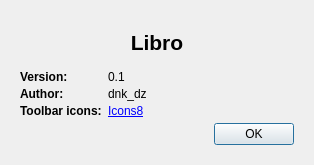
<?xml version="1.0" encoding="UTF-8"?>
<ui version="4.0">
 <class>AboutDialog</class>
 <widget class="QDialog" name="AboutDialog">
  <property name="geometry">
   <rect>
    <x>0</x>
    <y>0</y>
    <width>314</width>
    <height>165</height>
   </rect>
  </property>
  <property name="windowTitle">
   <string>About</string>
  </property>
  <layout class="QGridLayout" name="gridLayout">
   <property name="leftMargin">
    <number>20</number>
   </property>
   <property name="topMargin">
    <number>20</number>
   </property>
   <property name="rightMargin">
    <number>20</number>
   </property>
   <property name="bottomMargin">
    <number>20</number>
   </property>
   <property name="spacing">
    <number>0</number>
   </property>
   <item row="0" column="0">
    <layout class="QVBoxLayout" name="verticalLayout">
     <property name="spacing">
      <number>5</number>
     </property>
     <item>
      <widget class="QLabel" name="label_4">
       <property name="font">
        <font>
         <pointsize>16</pointsize>
         <weight>75</weight>
         <bold>true</bold>
        </font>
       </property>
       <property name="text">
        <string>Libro</string>
       </property>
       <property name="alignment">
        <set>Qt::AlignCenter</set>
       </property>
      </widget>
     </item>
     <item>
      <layout class="QFormLayout" name="formLayout">
       <property name="formAlignment">
        <set>Qt::AlignLeading|Qt::AlignLeft|Qt::AlignTop</set>
       </property>
       <property name="horizontalSpacing">
        <number>6</number>
       </property>
       <property name="verticalSpacing">
        <number>3</number>
       </property>
       <item row="0" column="0">
        <widget class="QLabel" name="label_3">
         <property name="font">
          <font>
           <weight>75</weight>
           <bold>true</bold>
          </font>
         </property>
         <property name="text">
          <string>Version:</string>
         </property>
        </widget>
       </item>
       <item row="0" column="1">
        <widget class="QLabel" name="labelVersion">
         <property name="sizePolicy">
          <sizepolicy hsizetype="Preferred" vsizetype="Maximum">
           <horstretch>0</horstretch>
           <verstretch>0</verstretch>
          </sizepolicy>
         </property>
         <property name="text">
          <string>0.1</string>
         </property>
        </widget>
       </item>
       <item row="1" column="0">
        <widget class="QLabel" name="label_5">
         <property name="font">
          <font>
           <weight>75</weight>
           <bold>true</bold>
          </font>
         </property>
         <property name="text">
          <string>Author:</string>
         </property>
        </widget>
       </item>
       <item row="1" column="1">
        <widget class="QLabel" name="label_8">
         <property name="sizePolicy">
          <sizepolicy hsizetype="Preferred" vsizetype="Maximum">
           <horstretch>0</horstretch>
           <verstretch>0</verstretch>
          </sizepolicy>
         </property>
         <property name="text">
          <string>dnk_dz</string>
         </property>
        </widget>
       </item>
       <item row="2" column="0">
        <widget class="QLabel" name="label_2">
         <property name="font">
          <font>
           <weight>75</weight>
           <bold>true</bold>
          </font>
         </property>
         <property name="text">
          <string>Toolbar icons:</string>
         </property>
        </widget>
       </item>
       <item row="2" column="1">
        <widget class="QLabel" name="label">
         <property name="text">
          <string>&lt;a href='https://icons8.com/'&gt;Icons8&lt;/a&gt;</string>
         </property>
         <property name="openExternalLinks">
          <bool>true</bool>
         </property>
        </widget>
       </item>
      </layout>
     </item>
     <item>
      <widget class="QDialogButtonBox" name="buttonBox">
       <property name="orientation">
        <enum>Qt::Horizontal</enum>
       </property>
       <property name="standardButtons">
        <set>QDialogButtonBox::Ok</set>
       </property>
      </widget>
     </item>
    </layout>
   </item>
  </layout>
 </widget>
 <resources/>
 <connections>
  <connection>
   <sender>buttonBox</sender>
   <signal>accepted()</signal>
   <receiver>AboutDialog</receiver>
   <slot>accept()</slot>
   <hints>
    <hint type="sourcelabel">
     <x>248</x>
     <y>254</y>
    </hint>
    <hint type="destinationlabel">
     <x>157</x>
     <y>274</y>
    </hint>
   </hints>
  </connection>
  <connection>
   <sender>buttonBox</sender>
   <signal>rejected()</signal>
   <receiver>AboutDialog</receiver>
   <slot>reject()</slot>
   <hints>
    <hint type="sourcelabel">
     <x>316</x>
     <y>260</y>
    </hint>
    <hint type="destinationlabel">
     <x>286</x>
     <y>274</y>
    </hint>
   </hints>
  </connection>
 </connections>
</ui>
